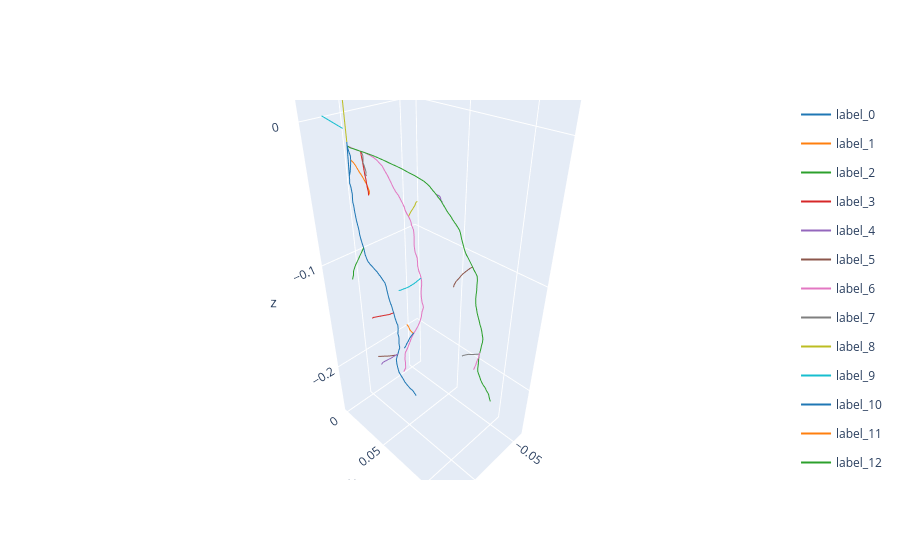

The notebook cell this image was saved under:
### Code cell
from itertools import cycle
def plotly_color_map(names):
    # From https://stackoverflow.com/a/44727682
    plotly_colors = cycle(['#1f77b4',  # muted blue
                           '#ff7f0e',  # safety orange
                           '#2ca02c',  # cooked asparagus green
                           '#d62728',  # brick red
                           '#9467bd',  # muted purple
                           '#8c564b',  # chestnut brown
                           '#e377c2',  # raspberry yogurt pink
                           '#7f7f7f',  # middle gray
                           '#bcbd22',  # curry yellow-green
                           '#17becf'  # blue-teal
                           ])

    return dict(zip(names, plotly_colors))




# features = [np.random.rand(4,2).tolist(), 
#             np.random.rand(5,2).tolist(), 
#             np.random.rand(6,2).tolist(), 
#             np.random.rand(5,2).tolist(), 
#             np.random.rand(9,2).tolist()]

# labels = [[1, 1, 1, 1],
#           [1, 1, 1, 1, 1],
#           [2, 2, 2, 2, 2, 2],
#           [2, 2, 2, 2, 2],
#           [0, 0, 0, 0, 0, 0, 0, 0, 0]]

legend_groups = [l[0] for l in labels]

traces = [False if (len(legend_groups[:i])>0 and l in legend_groups[:i]) 
          else True for i, l in enumerate(legend_groups)]

cm = plotly_color_map(set(legend_groups))

fig = go.Figure()
for i, feat in enumerate(features):
    feat = np.array(feat)
    fig.add_trace(
        go.Scatter3d(
            x=feat[0,:],
            y=feat[1,:],
            z=feat[2,:],
            mode='lines',
            line={"color":cm[legend_groups[i]]},
            legendgroup=legend_groups[i],
            hovertext=labels[i],
            showlegend=traces[i],
            name="label_{}".format(legend_groups[i])
        )
    )
fig.show()
